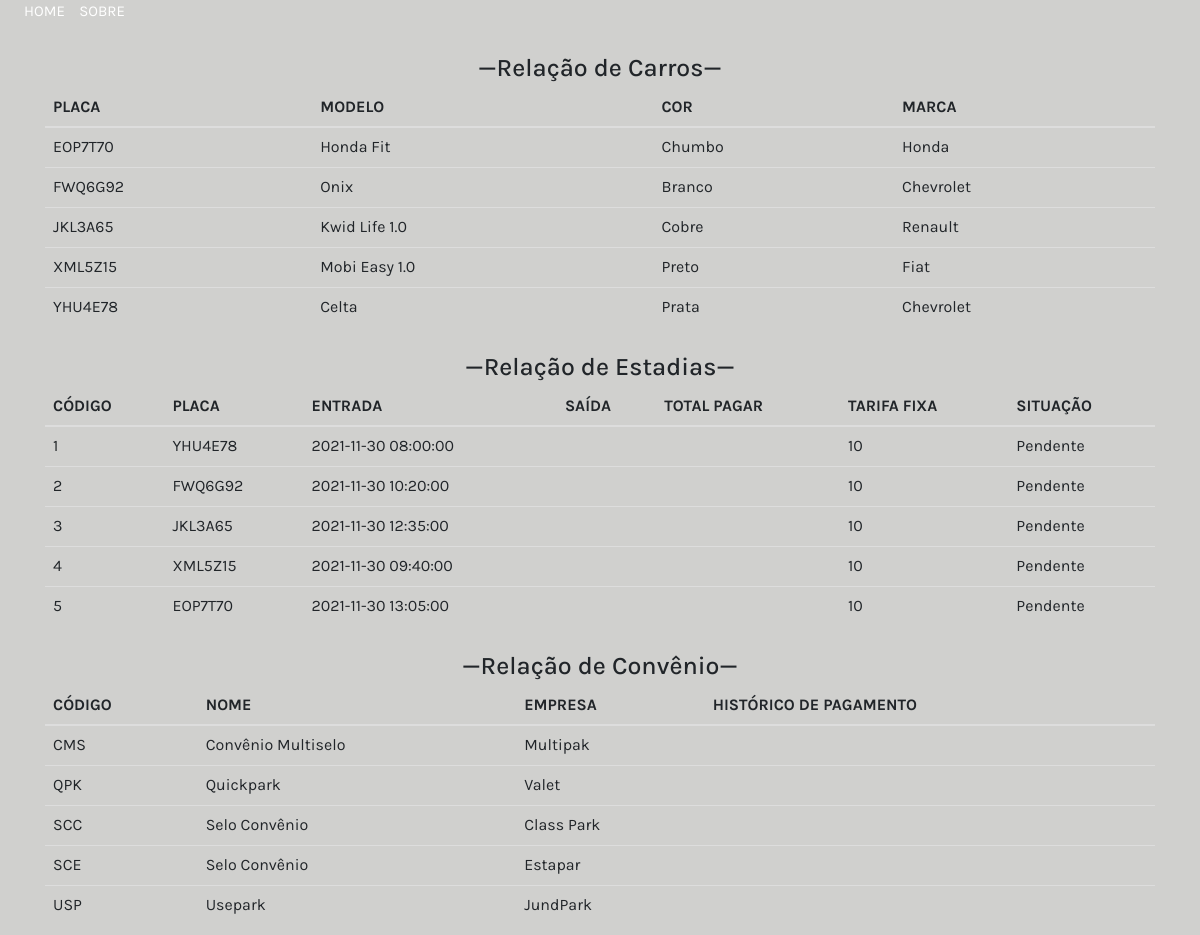
The page /Php/listagem.php on the database its author committed.
### tables this page shows
CREATE TABLE tb_carro(
Placa varchar(12) NOT null,
Modelo varchar(50) NOT null,
Cor varchar(30) NOT null,
Marca varchar(30) NOT null,
CONSTRAINT pk_placa PRIMARY KEY(Placa)
);

CREATE TABLE tb_estadia(
Codigo SMALLINT AUTO_INCREMENT,
Placas varchar(12) NOT null,
Entrada DATETIME,
Saída DATETIME,
Total_pagar numeric,
Tarifa_fixa numeric DEFAULT (10),
Situação varchar(30) DEFAULT('Pendente'),
CONSTRAINT pk_codigo PRIMARY KEY(codigo)
);

CREATE TABLE tb_convenio(
CodConvenio varchar(50) NOT null,
Nome varchar(50),
Empresa varchar(50),
Total_pagar numeric,
CONSTRAINT pk_codConvenio PRIMARY KEY(CodConvenio)
);

### Php/classes.php (called while the page is built, shortened)
<?php
class Carro{
    public function buscarCarro(){
        global $pdo;
         $sql = $pdo->query("SELECT * FROM tb_carro");
         $vetor = $sql->FetchAll(PDO::FETCH_ASSOC);
         return $vetor;
       }
    public function buscarEstadia(){
        global $pdo;
         $sql = $pdo->query("SELECT * FROM tb_estadia ORDER BY Codigo");
         $vetor = $sql->FetchAll(PDO::FETCH_ASSOC);
         return $vetor;
       }
    public function buscarConvenio(){
        global $pdo;
         $sql = $pdo->query("SELECT * FROM tb_convenio");
         $vetor = $sql->FetchAll(PDO::FETCH_ASSOC);
         return $vetor;
       }
}
?>

### Php/listagem.php (the view)
<?php
  include('conexaoBD.php');
  include_once('cabecalho.php');
  include_once('classes.php');
  $c = new Carro();
?>
<body>
    <header>
    <nav>
        <a href="../index.php" style=" margin-left:2%;font-size: 15px; color: white;">HOME</a>
          <a href="sobre.php" style=" margin-left:1%;font-size: 15px; color: white;">SOBRE</a>
        </nav>
    </header>
    <br><br>
    <div  class="container">
      <h1 style="text-align:center;">&mdash;Relação de Carros&mdash;</h1>
    <div class="table-responsive">
      <table class="table table-hover">
            <thead><tr>
            <th scope="col">PLACA</th><th scope="col">MODELO</th><th scope="col">COR</th><th scope="col">MARCA</th>
            </tr></thead>
            <tbody>
            <?php
              $dados = $c->buscarCarro();
              if(Count($dados) > 0){
                  for($i = 0; $i < Count($dados); $i++){
                      echo "<tr>";
                      foreach($dados[$i] as $coluna => $valor){
                          echo "<td>".$valor." </td>";
                      }
                      echo "</tr>";
                    }
                    echo "</table></div>";
                  }
            ?><br>
    <h1 style="text-align:center;">&mdash;Relação de Estadias&mdash;</h1>
    <div class="table-responsive">
      <table class="table table-hover">
            <thead><tr>
            <th scope="col">CÓDIGO</th><th scope="col">PLACA</th><th scope="col">ENTRADA</th><th scope="col">SAÍDA</th><th scope="col">TOTAL PAGAR</th><th scope="col">TARIFA FIXA</th><th scope="col">SITUAÇÃO</th>
            </tr></thead>
            <tbody>
            <?php
              $dados = $c->buscarEstadia();
              if(Count($dados) > 0){
                  for($i = 0; $i < Count($dados); $i++){
                      echo "<tr>";
                      foreach($dados[$i] as $coluna => $valor){
                          echo "<td>".$valor." </td>";
                      }
                      echo "</tr>";
                    }
                    echo "</table></div>";
                  }
            ?><br>
    <h1 style="text-align:center;">&mdash;Relação de Convênio&mdash;</h1>
    <div class="table-responsive">
      <table class="table table-hover">
            <thead><tr>
            <th scope="col">CÓDIGO</th><th scope="col">NOME</th><th scope="col">EMPRESA</th><th scope="col">HISTÓRICO DE PAGAMENTO</th>
            </tr></thead>
            <tbody>
            <?php
              $dados = $c->buscarConvenio();
              if(Count($dados) > 0){
                  for($i = 0; $i < Count($dados); $i++){
                      echo "<tr>";
                      foreach($dados[$i] as $coluna => $valor){
                          echo "<td>".$valor." </td>";
                      }
                      echo "</tr>";
                    }
                    echo "</table></div>";
                  }
            ?>
</div>
</body>

### Php/cabecalho.php (shortened to what this page needs)
<html>
    <head>
    <link href="//netdna.bootstrapcdn.com/bootstrap/3.2.0/css/bootstrap.min.css" rel="stylesheet" id="bootstrap-css">
  <link rel="stylesheet" href="https://cdn.materialdesignicons.com/4.8.95/css/materialdesignicons.min.css">
  <link rel="stylesheet" href="https://stackpath.bootstrapcdn.com/bootstrap/4.4.1/css/bootstrap.min.css">
    <link href="../Css/estilo.css" rel="stylesheet" type="text/css">
    <link href="Css/estilo.css" rel="stylesheet" type="text/css">
</head>
</html>

### Css/estilo.css (style rules this page uses)
body { font-family: "Karla", sans-serif; background-color: #d0d0ce; min-height: 100vh; }

### rows shown on the page
tb_carro: Placa "EOP7T70", Modelo "Honda Fit", Cor "Chumbo", Marca "Honda"
tb_carro: Placa "FWQ6G92", Modelo "Onix", Cor "Branco", Marca "Chevrolet"
tb_carro: Placa "JKL3A65", Modelo "Kwid Life 1.0", Cor "Cobre", Marca "Renault"
tb_carro: Placa "XML5Z15", Modelo "Mobi Easy 1.0", Cor "Preto", Marca "Fiat"
tb_carro: Placa "YHU4E78", Modelo "Celta", Cor "Prata", Marca "Chevrolet"
tb_estadia: Codigo "1", Placas "YHU4E78", Entrada "2021-11-30 08:00:00", Tarifa_fixa "10", Situação "Pendente"
tb_estadia: Codigo "2", Placas "FWQ6G92", Entrada "2021-11-30 10:20:00", Tarifa_fixa "10", Situação "Pendente"
tb_estadia: Codigo "3", Placas "JKL3A65", Entrada "2021-11-30 12:35:00", Tarifa_fixa "10", Situação "Pendente"
tb_estadia: Codigo "4", Placas "XML5Z15", Entrada "2021-11-30 09:40:00", Tarifa_fixa "10", Situação "Pendente"
tb_estadia: Codigo "5", Placas "EOP7T70", Entrada "2021-11-30 13:05:00", Tarifa_fixa "10", Situação "Pendente"
tb_convenio: CodConvenio "CMS", Nome "Convênio Multiselo", Empresa "Multipak"
tb_convenio: CodConvenio "QPK", Nome "Quickpark", Empresa "Valet"
tb_convenio: CodConvenio "SCC", Nome "Selo Convênio", Empresa "Class Park"
tb_convenio: CodConvenio "SCE", Nome "Selo Convênio", Empresa "Estapar"
tb_convenio: CodConvenio "USP", Nome "Usepark", Empresa "JundPark"
